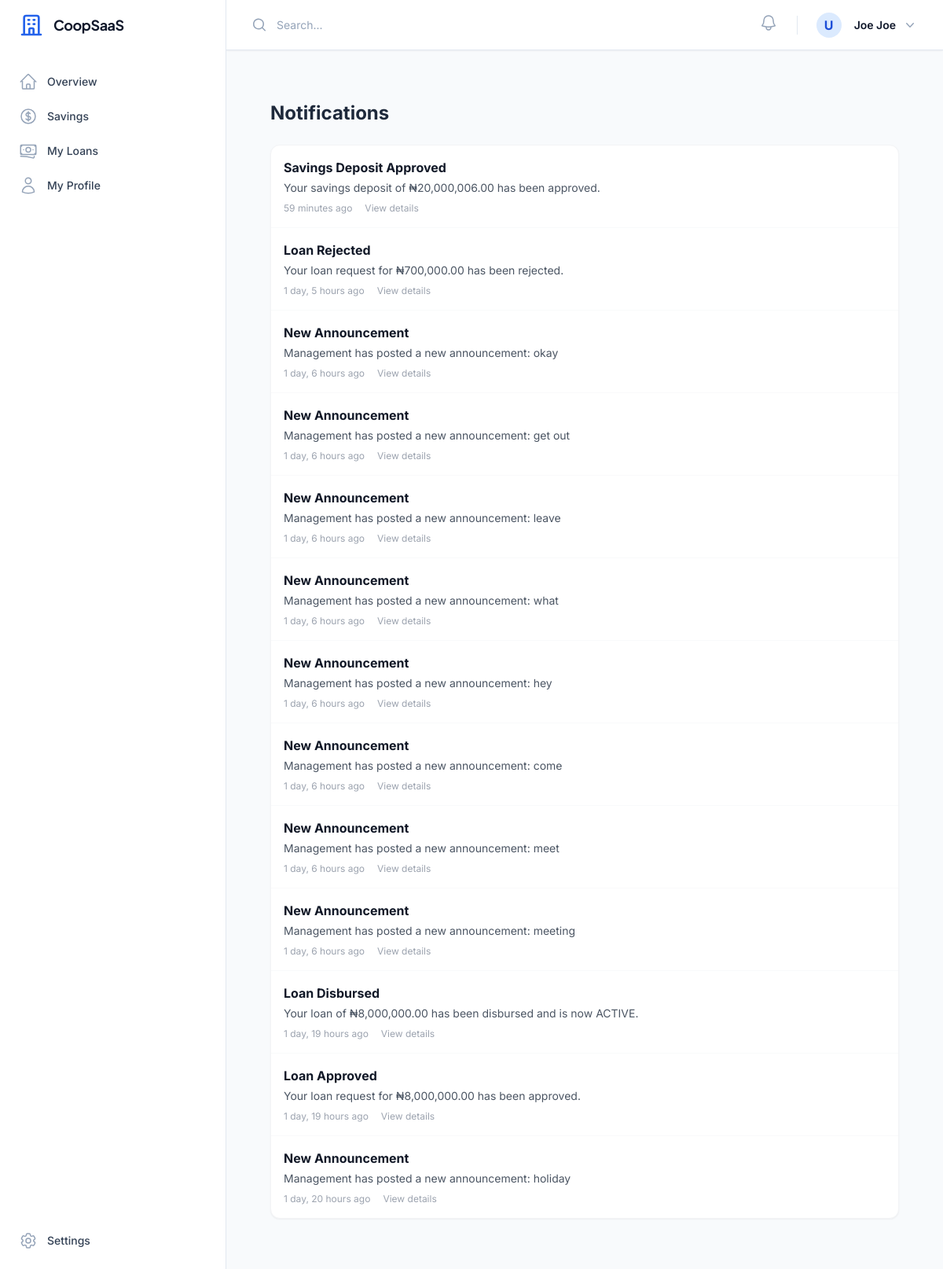
The page /notifications/ (signed in) on the database its author committed.
### apps/accounts/models.py (models this page shows, shortened)
class User(AbstractUser):
    role = models.CharField(max_length=20, choices=UserRole.choices, default=UserRole.MEMBER)
    cooperative = models.ForeignKey(
        'cooperatives.Cooperative', on_delete=models.CASCADE, null=True, blank=True, related_name='users'
    )
    phone = models.CharField(max_length=20, null=True, blank=True)
    address = models.TextField(null=True, blank=True)
    is_active_member = models.BooleanField(default=True)
    join_date = models.DateField(null=True, blank=True)
    is_suspended = models.BooleanField(default=False)
    joined_at = models.DateTimeField(null=True, blank=True)
    gender = models.CharField(max_length=10, choices=[('M','Male'),('F','Female'),('O','Other')], null=True, blank=True)
    must_change_password = models.BooleanField(default=False)
    bank_name = models.CharField(max_length=100, null=True, blank=True)
    account_number = models.CharField(max_length=20, null=True, blank=True)
    account_name = models.CharField(max_length=150, null=True, blank=True)

### apps/notifications/models.py (models this page shows, shortened)
class Notification(models.Model):
    user = models.ForeignKey(settings.AUTH_USER_MODEL, on_delete=models.CASCADE, related_name='notifications')
    title = models.CharField(max_length=255)
    message = models.TextField()
    link = models.CharField(max_length=255, null=True, blank=True)
    is_read = models.BooleanField(default=False)
    created_at = models.DateTimeField(auto_now_add=True)
    class Meta:
        ordering = ['-created_at']

### apps/notifications/views.py (the view)
# urls.py: path('', NotificationListView.as_view(), name='list'),
class NotificationListView(LoginRequiredMixin, ListView):
    model = Notification
    template_name = 'notifications/list.html'
    context_object_name = 'notifications'
    paginate_by = 20
    def get_queryset(self):
        return Notification.objects.filter(user=self.request.user).order_by('-created_at')

### apps/notifications/context_processors.py (called while the page is built)
def notification_context(request):
    if request.user.is_authenticated:
        unread_count = Notification.objects.filter(user=request.user, is_read=False).count()
        recent_notifications = Notification.objects.filter(user=request.user).order_by('-created_at')[:5]
        return {
            'unread_notifications_count': unread_count,
            'recent_notifications': recent_notifications,
            'pusher_key': getattr(settings, 'PUSHER_KEY', ''),
            'pusher_cluster': getattr(settings, 'PUSHER_CLUSTER', 'mt1'),
        }
    return {}

### templates/notifications/list.html (shortened to what this page needs)
{% extends 'dashboard_base.html' %}
{% block content %}
<div class="p-6">
    <div class="flex justify-between items-center mb-6">
        <h2 class="text-2xl font-bold">Notifications</h2>
    </div>
    <div class="bg-white rounded-xl shadow-sm border border-gray-100 overflow-hidden">
        {% for notification in notifications %}
        <div class="border-b last:border-0 border-gray-50 p-4 hover:bg-gray-50 transition-colors {% if not notification.is_read %}bg-blue-50/30{% endif %}">
            <div class="flex justify-between items-start gap-4">
                <div class="flex-1">
                    <div class="flex items-center gap-2 mb-1">
                        <h3 class="font-bold text-gray-900">{{ notification.title }}</h3>
                    </div>
                    <p class="text-gray-600 text-sm mb-2">{{ notification.message }}</p>
                    <div class="flex items-center gap-4 text-xs text-gray-400">
                        <span>{{ notification.created_at|timesince }} ago</span>
                        {% if notification.link and not notification.is_read %}
                        <a href="{% url 'notifications:mark_read' notification.pk %}" class="text-blue-600 hover:underline">
                            View details
                        </a>
                        {% elif notification.link %}
                         <a href="{{ notification.link }}" class="hover:underline">View details</a>
                        {% endif %}
                    </div>
                </div>
            </div>
        </div>
        {% endfor %}
    </div>
</div>
{% endblock %}

### templates/components/topnav.html (shortened to what this page needs)
<div class="sticky top-0 z-40 flex h-16 shrink-0 items-center justify-between gap-x-4 border-b border-slate-200 bg-white px-4 shadow-sm sm:gap-x-6 sm:px-6 lg:px-8">
    <div class="flex flex-1 gap-x-4 self-stretch lg:gap-x-6">
        <form class="relative flex flex-1" action="#" method="GET">
            <input id="search-field" class="block h-full w-full border-0 py-0 pl-8 pr-0 text-slate-900 placeholder:text-slate-400 focus:ring-0 sm:text-sm" placeholder="Search..." type="search" name="search">
        </form>
        <div class="flex items-center gap-x-4 lg:gap-x-6">
            <div class="relative" x-data="{ open: false }">
                <button type="button" @click="open = !open" @click.outside="open = false" class="-m-2.5 p-2.5 text-slate-400 hover:text-slate-500 relative" id="notification-bell-btn">
                    <svg id="notification-bell-icon" class="h-6 w-6 {% if unread_notifications_count > 0 %}animate-swing{% endif %}" fill="none" viewBox="0 0 24 24" stroke-width="1.5" stroke="currentColor" aria-hidden="true">
                        <path stroke-linecap="round" stroke-linejoin="round" d="M14.857 17.082a23.848 23.848 0 005.454-1.31A8.967 8.967 0 0118 9.75v-.7V9A6 6 0 006 9v.75a8.967 8.967 0 01-2.312 6.022c1.733.64 3.56 1.085 5.455 1.31m5.714 0a24.255 24.255 0 01-5.714 0m5.714 0a3 3 0 11-5.714 0" />
                    </svg>
                </button>
            </div>
            <div class="relative" x-data="{ open: false }">
                <button type="button" @click="open = !open" @click.outside="open = false" class="-m-1.5 flex items-center p-1.5" id="user-menu-button" aria-expanded="false" aria-haspopup="true">
                    <div class="h-8 w-8 rounded-full bg-primary-100 flex items-center justify-center text-primary-700 font-bold">
                        {{ user.username|make_list|first|upper }}
                    </div>
                    <span class="hidden lg:flex lg:items-center">
                        <span class="ml-4 text-sm font-semibold leading-6 text-slate-900" aria-hidden="true">{{ user.get_full_name|default:user.username }}</span>
                        <svg class="ml-2 h-5 w-5 text-slate-400" viewBox="0 0 20 20" fill="currentColor" aria-hidden="true">
                            <path fill-rule="evenodd" d="M5.23 7.21a.75.75 0 011.06.02L10 11.168l3.71-3.938a.75.75 0 111.08 1.04l-4.25 4.5a.75.75 0 01-1.08 0l-4.25-4.5a.75.75 0 01.02-1.06z" clip-rule="evenodd" />
                        </svg>
                    </span>
                </button>
            </div>
        </div>
    </div>
</div>

### rows shown on the page
User: username|make_list "U", get_full_name "Joe Joe"
Notification: title "Savings Deposit Approved", message "Your savings deposit of ₦20,000,006.00 has been approved.", created_at "59 minutes"
Notification: title "Loan Rejected", message "Your loan request for ₦700,000.00 has been rejected.", created_at "1 day, 5 hours"
Notification: title "New Announcement", message "Management has posted a new announcement: okay", created_at "1 day, 6 hours"
Notification: title "New Announcement", message "Management has posted a new announcement: get out", created_at "1 day, 6 hours"
Notification: title "New Announcement", message "Management has posted a new announcement: leave", created_at "1 day, 6 hours"
Notification: title "New Announcement", message "Management has posted a new announcement: what", created_at "1 day, 6 hours"
Notification: title "New Announcement", message "Management has posted a new announcement: hey", created_at "1 day, 6 hours"
Notification: title "New Announcement", message "Management has posted a new announcement: come", created_at "1 day, 6 hours"
Notification: title "New Announcement", message "Management has posted a new announcement: meet", created_at "1 day, 6 hours"
Notification: title "New Announcement", message "Management has posted a new announcement: meeting", created_at "1 day, 6 hours"
Notification: title "Loan Disbursed", message "Your loan of ₦8,000,000.00 has been disbursed and is now ACTIVE.", created_at "1 day, 19 hours"
Notification: title "Loan Approved", message "Your loan request for ₦8,000,000.00 has been approved.", created_at "1 day, 19 hours"
Notification: title "New Announcement", message "Management has posted a new announcement: holiday", created_at "1 day, 20 hours"
